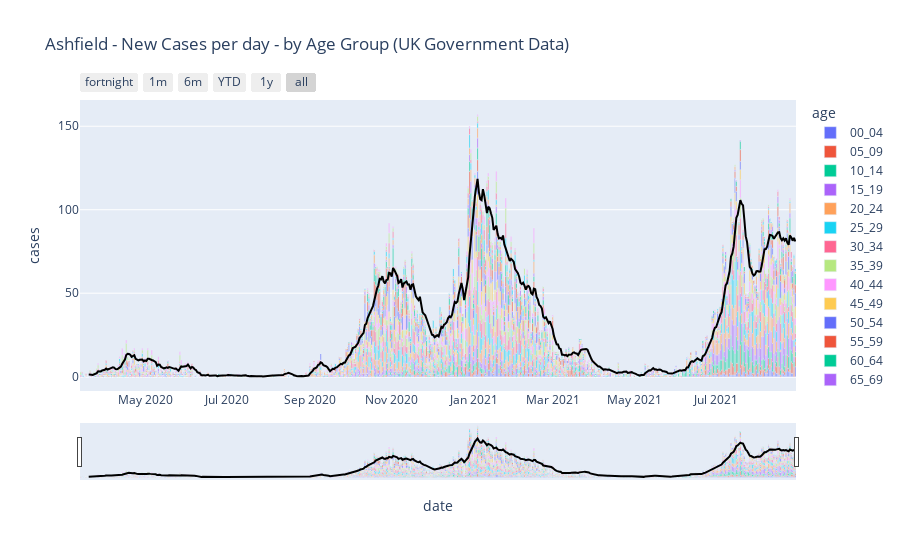

Notebook cell for this chart:
### Code cell
## This is the output file
html = open(f'{location}_COVID.html', 'w')

## the grouped counts we want to drop, they will cause double counting.
df1 = df.query("age not in ['00_59', '60+', 'unassigned']")

## convert string date to a real date format
df1['date'] = pd.to_datetime(df1['date'])

## calculate the most recent date 
latest = df1.date.max().strftime("%Y-%m-%d")

## Create the first Bar Chart
fig = px.bar(df1,
            x='date',
            y='cases',
            color='age',
            title=f'{location} - New Cases per day - by Age Group (UK Government Data)')

## Now we need to process the data to get x & y for total new cases per day
dfx = df1.date.unique()[::-1]    # note we have to reverse the date list, otherwise graph is wrong direction. 
dfy = df1.groupby('date').cases.sum()
## Create a second chart with scatter and then the trend line, we are going to use the trend line to add to the first graph
fig2 = px.scatter(x=dfx, y=dfy, 
                      color_discrete_sequence=['#000000'],
                      trendline="rolling", trendline_options=dict(window=7))

## add the trend line -- data[1] -- to the first chart.
fig.add_trace(fig2.data[1])

# Add range slider and data selecter buttons as well. 
fig.update_layout(
    xaxis=dict(
        rangeselector=dict(
            buttons=list([
                dict(count=14, label="fortnight", step="day", stepmode="backward"),
                dict(count=1, label="1m", step="month", stepmode="backward"),
                dict(count=6, label="6m", step="month", stepmode="backward"),
                dict(count=1, label="YTD", step="year", stepmode="todate"),
                dict(count=1, label="1y", step="year", stepmode="backward"),
                dict(step="all")
            ])
        ),
        rangeslider=dict(visible=True), type="date"
    )
)


fig.show()

## write the file out
html.write(fig.to_html(full_html=False, include_plotlyjs='cdn'))

html.close()

### Figure 1 — Plotly figure (JSON) as saved in the notebook; plotly's stock layout.template omitted (floating-point values rounded to 4 significant figures; data arrays with more than 128 entries replaced by an {"elided": "..."} marker saying what was removed)
{"data": [{"alignmentgroup": "True", "hovertemplate": "age=00_04<br>date=%{x}<br>cases=%{y}<extra></extra>", "legendgroup": "00_04", "marker": {"color": "#636efa", "pattern": {"shape": ""}}, "name": "00_04", "offsetgroup": "00_04", "orientation": "v", "showlegend": true, "textposition": "auto", "type": "bar", "x": {"elided": "534 str values"}, "xaxis": "x", "y": {"elided": "534 int values"}, "yaxis": "y"}, {"alignmentgroup": "True", "hovertemplate": "age=05_09<br>date=%{x}<br>cases=%{y}<extra></extra>", "legendgroup": "05_09", "marker": {"color": "#EF553B", "pattern": {"shape": ""}}, "name": "05_09", "offsetgroup": "05_09", "orientation": "v", "showlegend": true, "textposition": "auto", "type": "bar", "x": {"elided": "534 str values"}, "xaxis": "x", "y": {"elided": "534 int values"}, "yaxis": "y"}, {"alignmentgroup": "True", "hovertemplate": "age=10_14<br>date=%{x}<br>cases=%{y}<extra></extra>", "legendgroup": "10_14", "marker": {"color": "#00cc96", "pattern": {"shape": ""}}, "name": "10_14", "offsetgroup": "10_14", "orientation": "v", "showlegend": true, "textposition": "auto", "type": "bar", "x": {"elided": "534 str values"}, "xaxis": "x", "y": {"elided": "534 int values"}, "yaxis": "y"}, {"alignmentgroup": "True", "hovertemplate": "age=15_19<br>date=%{x}<br>cases=%{y}<extra></extra>", "legendgroup": "15_19", "marker": {"color": "#ab63fa", "pattern": {"shape": ""}}, "name": "15_19", "offsetgroup": "15_19", "orientation": "v", "showlegend": true, "textposition": "auto", "type": "bar", "x": {"elided": "534 str values"}, "xaxis": "x", "y": {"elided": "534 int values"}, "yaxis": "y"}, {"alignmentgroup": "True", "hovertemplate": "age=20_24<br>date=%{x}<br>cases=%{y}<extra></extra>", "legendgroup": "20_24", "marker": {"color": "#FFA15A", "pattern": {"shape": ""}}, "name": "20_24", "offsetgroup": "20_24", "orientation": "v", "showlegend": true, "textposition": "auto", "type": "bar", "x": {"elided": "534 str values"}, "xaxis": "x", "y": {"elided": "534 int values"}, "yaxis": "y"}, {"alignmentgroup": "True", "hovertemplate": "age=25_29<br>date=%{x}<br>cases=%{y}<extra></extra>", "legendgroup": "25_29", "marker": {"color": "#19d3f3", "pattern": {"shape": ""}}, "name": "25_29", "offsetgroup": "25_29", "orientation": "v", "showlegend": true, "textposition": "auto", "type": "bar", "x": {"elided": "534 str values"}, "xaxis": "x", "y": {"elided": "534 int values"}, "yaxis": "y"}, {"alignmentgroup": "True", "hovertemplate": "age=30_34<br>date=%{x}<br>cases=%{y}<extra></extra>", "legendgroup": "30_34", "marker": {"color": "#FF6692", "pattern": {"shape": ""}}, "name": "30_34", "offsetgroup": "30_34", "orientation": "v", "showlegend": true, "textposition": "auto", "type": "bar", "x": {"elided": "534 str values"}, "xaxis": "x", "y": {"elided": "534 int values"}, "yaxis": "y"}, {"alignmentgroup": "True", "hovertemplate": "age=35_39<br>date=%{x}<br>cases=%{y}<extra></extra>", "legendgroup": "35_39", "marker": {"color": "#B6E880", "pattern": {"shape": ""}}, "name": "35_39", "offsetgroup": "35_39", "orientation": "v", "showlegend": true, "textposition": "auto", "type": "bar", "x": {"elided": "534 str values"}, "xaxis": "x", "y": {"elided": "534 int values"}, "yaxis": "y"}, {"alignmentgroup": "True", "hovertemplate": "age=40_44<br>date=%{x}<br>cases=%{y}<extra></extra>", "legendgroup": "40_44", "marker": {"color": "#FF97FF", "pattern": {"shape": ""}}, "name": "40_44", "offsetgroup": "40_44", "orientation": "v", "showlegend": true, "textposition": "auto", "type": "bar", "x": {"elided": "534 str values"}, "xaxis": "x", "y": {"elided": "534 int values"}, "yaxis": "y"}, {"alignmentgroup": "True", "hovertemplate": "age=45_49<br>date=%{x}<br>cases=%{y}<extra></extra>", "legendgroup": "45_49", "marker": {"color": "#FECB52", "pattern": {"shape": ""}}, "name": "45_49", "offsetgroup": "45_49", "orientation": "v", "showlegend": true, "textposition": "auto", "type": "bar", "x": {"elided": "534 str values"}, "xaxis": "x", "y": {"elided": "534 int values"}, "yaxis": "y"}, {"alignmentgroup": "True", "hovertemplate": "age=50_54<br>date=%{x}<br>cases=%{y}<extra></extra>", "legendgroup": "50_54", "marker": {"color": "#636efa", "pattern": {"shape": ""}}, "name": "50_54", "offsetgroup": "50_54", "orientation": "v", "showlegend": true, "textposition": "auto", "type": "bar", "x": {"elided": "534 str values"}, "xaxis": "x", "y": {"elided": "534 int values"}, "yaxis": "y"}, {"alignmentgroup": "True", "hovertemplate": "age=55_59<br>date=%{x}<br>cases=%{y}<extra></extra>", "legendgroup": "55_59", "marker": {"color": "#EF553B", "pattern": {"shape": ""}}, "name": "55_59", "offsetgroup": "55_59", "orientation": "v", "showlegend": true, "textposition": "auto", "type": "bar", "x": {"elided": "534 str values"}, "xaxis": "x", "y": {"elided": "534 int values"}, "yaxis": "y"}, {"alignmentgroup": "True", "hovertemplate": "age=60_64<br>date=%{x}<br>cases=%{y}<extra></extra>", "legendgroup": "60_64", "marker": {"color": "#00cc96", "pattern": {"shape": ""}}, "name": "60_64", "offsetgroup": "60_64", "orientation": "v", "showlegend": true, "textposition": "auto", "type": "bar", "x": {"elided": "534 str values"}, "xaxis": "x", "y": {"elided": "534 int values"}, "yaxis": "y"}, {"alignmentgroup": "True", "hovertemplate": "age=65_69<br>date=%{x}<br>cases=%{y}<extra></extra>", "legendgroup": "65_69", "marker": {"color": "#ab63fa", "pattern": {"shape": ""}}, "name": "65_69", "offsetgroup": "65_69", "orientation": "v", "showlegend": true, "textposition": "auto", "type": "bar", "x": {"elided": "534 str values"}, "xaxis": "x", "y": {"elided": "534 int values"}, "yaxis": "y"}, {"alignmentgroup": "True", "hovertemplate": "age=70_74<br>date=%{x}<br>cases=%{y}<extra></extra>", "legendgroup": "70_74", "marker": {"color": "#FFA15A", "pattern": {"shape": ""}}, "name": "70_74", "offsetgroup": "70_74", "orientation": "v", "showlegend": true, "textposition": "auto", "type": "bar", "x": {"elided": "534 str values"}, "xaxis": "x", "y": {"elided": "534 int values"}, "yaxis": "y"}, {"alignmentgroup": "True", "hovertemplate": "age=75_79<br>date=%{x}<br>cases=%{y}<extra></extra>", "legendgroup": "75_79", "marker": {"color": "#19d3f3", "pattern": {"shape": ""}}, "name": "75_79", "offsetgroup": "75_79", "orientation": "v", "showlegend": true, "textposition": "auto", "type": "bar", "x": {"elided": "534 str values"}, "xaxis": "x", "y": {"elided": "534 int values"}, "yaxis": "y"}, {"alignmentgroup": "True", "hovertemplate": "age=80_84<br>date=%{x}<br>cases=%{y}<extra></extra>", "legendgroup": "80_84", "marker": {"color": "#FF6692", "pattern": {"shape": ""}}, "name": "80_84", "offsetgroup": "80_84", "orientation": "v", "showlegend": true, "textposition": "auto", "type": "bar", "x": {"elided": "534 str values"}, "xaxis": "x", "y": {"elided": "534 int values"}, "yaxis": "y"}, {"alignmentgroup": "True", "hovertemplate": "age=85_89<br>date=%{x}<br>cases=%{y}<extra></extra>", "legendgroup": "85_89", "marker": {"color": "#B6E880", "pattern": {"shape": ""}}, "name": "85_89", "offsetgroup": "85_89", "orientation": "v", "showlegend": true, "textposition": "auto", "type": "bar", "x": {"elided": "534 str values"}, "xaxis": "x", "y": {"elided": "534 int values"}, "yaxis": "y"}, {"alignmentgroup": "True", "hovertemplate": "age=90+<br>date=%{x}<br>cases=%{y}<extra></extra>", "legendgroup": "90+", "marker": {"color": "#FF97FF", "pattern": {"shape": ""}}, "name": "90+", "offsetgroup": "90+", "orientation": "v", "showlegend": true, "textposition": "auto", "type": "bar", "x": {"elided": "534 str values"}, "xaxis": "x", "y": {"elided": "534 int values"}, "yaxis": "y"}, {"hovertemplate": "<b>Rolling mean trendline</b><br><br>x=%{x}<br>y=%{y} <b>(trend)</b><extra></extra>", "legendgroup": "", "marker": {"color": "#000000", "symbol": "circle"}, "mode": "lines", "name": "", "showlegend": false, "type": "scatter", "x": {"elided": "534 str values"}, "xaxis": "x", "y": {"elided": "534 float values"}, "yaxis": "y"}], "layout": {"barmode": "relative", "legend": {"title": {"text": "age"}, "tracegroupgap": 0}, "title": {"text": "Ashfield - New Cases per day - by Age Group (UK Government Data)"}, "xaxis": {"anchor": "y", "domain": [0, 1], "rangeselector": {"buttons": [{"count": 14, "label": "fortnight", "step": "day", "stepmode": "backward"}, {"count": 1, "label": "1m", "step": "month", "stepmode": "backward"}, {"count": 6, "label": "6m", "step": "month", "stepmode": "backward"}, {"count": 1, "label": "YTD", "step": "year", "stepmode": "todate"}, {"count": 1, "label": "1y", "step": "year", "stepmode": "backward"}, {"step": "all"}]}, "rangeslider": {"visible": true}, "title": {"text": "date"}, "type": "date"}, "yaxis": {"anchor": "x", "domain": [0, 1], "title": {"text": "cases"}}}}
